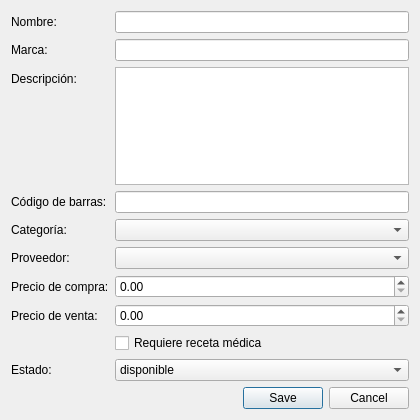
<?xml version="1.0" encoding="UTF-8"?>
<ui version="4.0">
 <class>ProductoDialog</class>
 <widget class="QDialog" name="ProductoDialog">
  <property name="geometry">
   <rect>
    <x>0</x>
    <y>0</y>
    <width>420</width>
    <height>420</height>
   </rect>
  </property>
  <property name="windowTitle">
   <string>Producto</string>
  </property>
  <layout class="QVBoxLayout" name="verticalLayout">
   <item>
    <layout class="QFormLayout" name="formLayout">
     <item row="0" column="0">
      <widget class="QLabel" name="labelNombre">
       <property name="text">
        <string>Nombre:</string>
       </property>
      </widget>
     </item>
     <item row="0" column="1">
      <widget class="QLineEdit" name="lineNombre"/>
     </item>
     <item row="1" column="0">
      <widget class="QLabel" name="labelMarca">
       <property name="text">
        <string>Marca:</string>
       </property>
      </widget>
     </item>
     <item row="1" column="1">
      <widget class="QLineEdit" name="lineMarca"/>
     </item>
     <item row="2" column="0">
      <widget class="QLabel" name="labelDescripcion">
       <property name="text">
        <string>Descripción:</string>
       </property>
      </widget>
     </item>
     <item row="2" column="1">
      <widget class="QTextEdit" name="textDescripcion">
       <property name="maximumHeight">
        <number>70</number>
       </property>
      </widget>
     </item>
     <item row="3" column="0">
      <widget class="QLabel" name="labelCodigoBarras">
       <property name="text">
        <string>Código de barras:</string>
       </property>
      </widget>
     </item>
     <item row="3" column="1">
      <widget class="QLineEdit" name="lineCodigoBarras"/>
     </item>
     <item row="4" column="0">
      <widget class="QLabel" name="labelCategoria">
       <property name="text">
        <string>Categoría:</string>
       </property>
      </widget>
     </item>
     <item row="4" column="1">
      <widget class="QComboBox" name="comboCategoria"/>
     </item>
     <item row="5" column="0">
      <widget class="QLabel" name="labelProveedor">
       <property name="text">
        <string>Proveedor:</string>
       </property>
      </widget>
     </item>
     <item row="5" column="1">
      <widget class="QComboBox" name="comboProveedor"/>
     </item>
     <item row="6" column="0">
      <widget class="QLabel" name="labelPrecioCompra">
       <property name="text">
        <string>Precio de compra:</string>
       </property>
      </widget>
     </item>
     <item row="6" column="1">
      <widget class="QDoubleSpinBox" name="spinPrecioCompra">
       <property name="maximum">
        <double>999999.000000000</double>
       </property>
       <property name="decimals">
        <number>2</number>
       </property>
      </widget>
     </item>
     <item row="7" column="0">
      <widget class="QLabel" name="labelPrecioVenta">
       <property name="text">
        <string>Precio de venta:</string>
       </property>
      </widget>
     </item>
     <item row="7" column="1">
      <widget class="QDoubleSpinBox" name="spinPrecioVenta">
       <property name="maximum">
        <double>999999.000000000</double>
       </property>
       <property name="decimals">
        <number>2</number>
       </property>
      </widget>
     </item>
     <item row="8" column="1">
      <widget class="QCheckBox" name="checkRequiereReceta">
       <property name="text">
        <string>Requiere receta médica</string>
       </property>
      </widget>
     </item>
     <item row="9" column="0">
      <widget class="QLabel" name="labelEstado">
       <property name="text">
        <string>Estado:</string>
       </property>
      </widget>
     </item>
     <item row="9" column="1">
      <widget class="QComboBox" name="comboEstado">
       <item>
        <property name="text">
         <string>disponible</string>
        </property>
       </item>
       <item>
        <property name="text">
         <string>agotado</string>
        </property>
       </item>
       <item>
        <property name="text">
         <string>suspendido</string>
        </property>
       </item>
       <item>
        <property name="text">
         <string>caducado</string>
        </property>
       </item>
      </widget>
     </item>
    </layout>
   </item>
   <item>
    <widget class="QDialogButtonBox" name="buttonBox">
     <property name="orientation">
      <enum>Qt::Horizontal</enum>
     </property>
     <property name="standardButtons">
      <set>QDialogButtonBox::Cancel|QDialogButtonBox::Save</set>
     </property>
    </widget>
   </item>
  </layout>
 </widget>
 <resources/>
 <connections>
  <connection>
   <sender>buttonBox</sender>
   <signal>rejected()</signal>
   <receiver>ProductoDialog</receiver>
   <slot>reject()</slot>
  </connection>
 </connections>
</ui>
